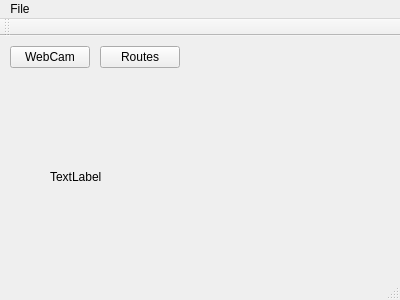
<?xml version="1.0" encoding="UTF-8"?>
<ui version="4.0">
 <class>MainWindow</class>
 <widget class="QMainWindow" name="MainWindow">
  <property name="geometry">
   <rect>
    <x>0</x>
    <y>0</y>
    <width>400</width>
    <height>300</height>
   </rect>
  </property>
  <property name="windowTitle">
   <string>Anaranjado!</string>
  </property>
  <property name="windowIcon">
   <iconset>
    <normaloff>anaranjado_icon.svg</normaloff>anaranjado_icon.svg</iconset>
  </property>
  <widget class="QWidget" name="centralWidget">
   <widget class="QPushButton" name="webcamButton">
    <property name="geometry">
     <rect>
      <x>10</x>
      <y>10</y>
      <width>80</width>
      <height>22</height>
     </rect>
    </property>
    <property name="text">
     <string>WebCam</string>
    </property>
   </widget>
   <widget class="QLabel" name="display_image">
    <property name="geometry">
     <rect>
      <x>50</x>
      <y>60</y>
      <width>261</width>
      <height>161</height>
     </rect>
    </property>
    <property name="text">
     <string>TextLabel</string>
    </property>
   </widget>
   <widget class="QPushButton" name="routesButton">
    <property name="geometry">
     <rect>
      <x>100</x>
      <y>10</y>
      <width>80</width>
      <height>22</height>
     </rect>
    </property>
    <property name="text">
     <string>Routes</string>
    </property>
   </widget>
  </widget>
  <widget class="QMenuBar" name="menuBar">
   <property name="geometry">
    <rect>
     <x>0</x>
     <y>0</y>
     <width>400</width>
     <height>19</height>
    </rect>
   </property>
   <widget class="QMenu" name="menuAnaranjado">
    <property name="title">
     <string>File</string>
    </property>
    <addaction name="actionExit"/>
   </widget>
   <addaction name="menuAnaranjado"/>
  </widget>
  <widget class="QToolBar" name="mainToolBar">
   <attribute name="toolBarArea">
    <enum>TopToolBarArea</enum>
   </attribute>
   <attribute name="toolBarBreak">
    <bool>false</bool>
   </attribute>
  </widget>
  <widget class="QStatusBar" name="statusBar"/>
  <action name="actionExit">
   <property name="text">
    <string>Exit</string>
   </property>
   <property name="shortcut">
    <string>Ctrl+Q</string>
   </property>
  </action>
 </widget>
 <layoutdefault spacing="6" margin="11"/>
 <resources/>
 <connections/>
</ui>
